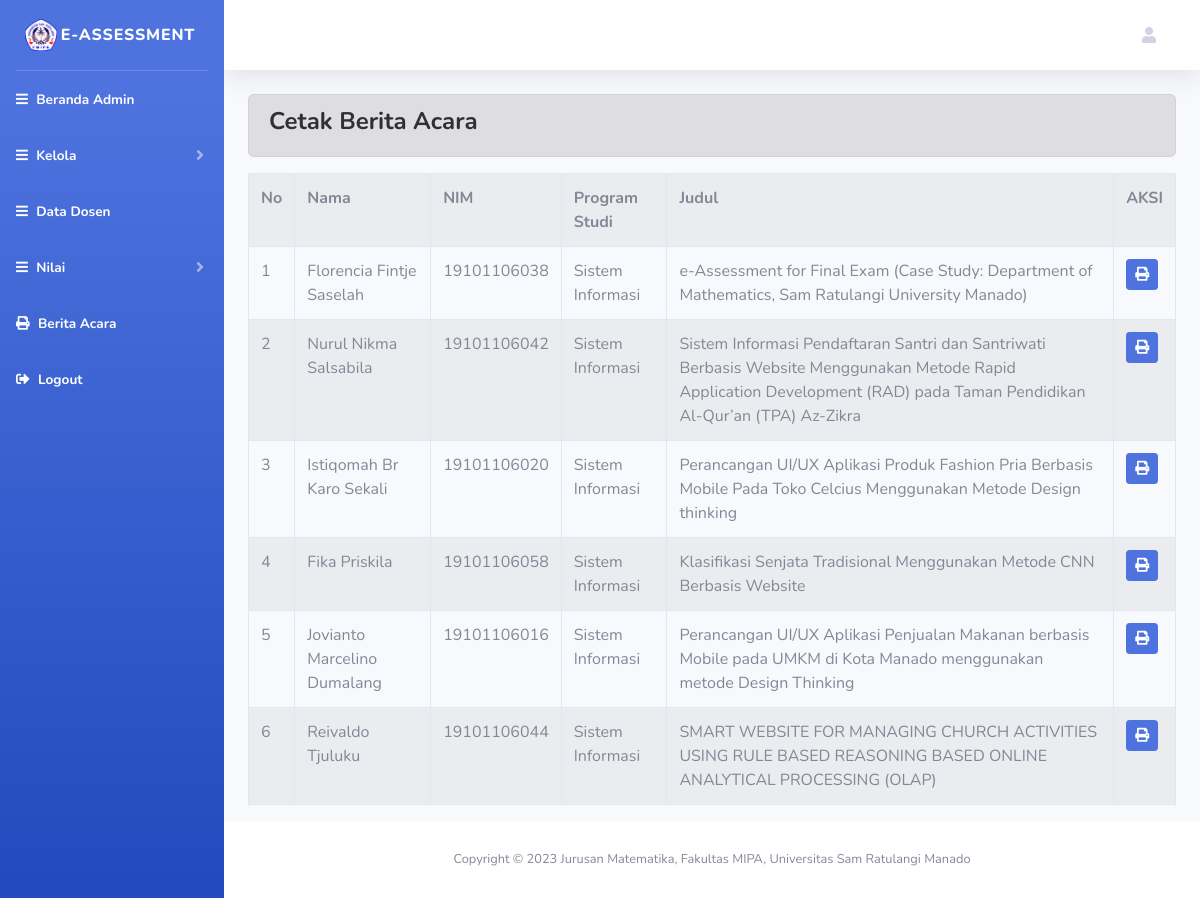
Page /index.php/administrator/berita_acara on the committed database.
### tables this page shows
CREATE TABLE `berita_acara` (
  `id_berita_acara` int(11) NOT NULL,
  `id_skripsi` int(11) NOT NULL,
  `nim` varchar(20) NOT NULL
);

CREATE TABLE `dfskripsi` (
  `id_skripsi` int(11) NOT NULL,
  `nama_mhs_skripsi` varchar(50) NOT NULL,
  `nim` varchar(20) NOT NULL,
  `prodi_skripsi` varchar(20) NOT NULL,
  `judul_skripsi` varchar(255) NOT NULL,
  `dospem1_skripsi` varchar(50) NOT NULL,
  `dospem2_skripsi` varchar(50) NOT NULL,
  `dosenuji1_skripsi` varchar(50) NOT NULL,
  `dosenuji2_skripsi` varchar(50) NOT NULL,
  `dosenuji3_skripsi` varchar(50) NOT NULL,
  `pengawas` varchar(50) NOT NULL,
  `sek_komisi` varchar(50) NOT NULL,
  `tgl_skripsi` date NOT NULL,
  `waktu_skripsi` time NOT NULL,
  `tempat_skripsi` varchar(30) NOT NULL,
  `nilai_semhas` int(11) NOT NULL
);

### application/controllers/administrator/berita_acara.php (called while the page is built, shortened)
<?php
class Berita_acara extends CI_Controller
{
    public function index()
    {
        $data['berita_acara'] = $this->berita_acara_model->tampil_data()->result();
        $this->load->view('templates_administrator/header');
        $this->load->view('templates_administrator/sidebar');
        $this->load->view('administrator/berita_acara', $data);
        $this->load->view('templates_administrator/footer');
    }
}

### index.php (called while the page is built, shortened)
<?php
require_once BASEPATH.'core/CodeIgniter.php';

### application/models/berita_acara_model.php (called while the page is built, shortened)
<?php
class Berita_acara_model extends CI_Model
{
    public function tampil_data()
    {
        $this->db->select('dfskripsi.nama_mhs_skripsi, dfskripsi.nim, dfskripsi.prodi_skripsi, dfskripsi.judul_skripsi, berita_acara.id_berita_acara');
        $this->db->from('berita_acara');
        $this->db->join('dfskripsi', 'dfskripsi.id_skripsi = berita_acara.id_skripsi');
        return $this->db->get();
    }
}

### application/views/administrator/berita_acara.php (the view)
<div class="container-fluid">
    <div class="alert alert-dark" role="alert">
        <h4> <strong>Cetak Berita Acara </strong> </h4>
    </div>
    <table class="table table-bordered table-striped table-hovered">
        <tr>
            <th>No</th>
            <th>Nama</th>
            <th>NIM</th>
            <th>Program Studi</th>
            <th>Judul</th>
            <th colspan="3">AKSI</th>
        </tr>
        <?php $no = 1;
        foreach ($berita_acara as $bac) : ?>
            <tr>
                <td><?php echo $no++ ?></td>
                <td><?php echo isset($bac->nama_mhs_skripsi) ? $bac->nama_mhs_skripsi : '' ?></td>
                <td><?php echo isset($bac->nim) ? $bac->nim : '' ?></td>
                <td><?php echo isset($bac->prodi_skripsi) ? $bac->prodi_skripsi : '' ?></td>
                <td><?php echo isset($bac->judul_skripsi) ? $bac->judul_skripsi : '' ?></td>
                <td>
                    <?php echo anchor(
                        'administrator/berita_acara/cetak/' . (isset($bac->id_berita_acara) ? $bac->id_berita_acara : ''),
                        '<div class="btn btn-sm btn-primary"><i class="fas fa-print"></i></div>'
                    ) ?>
                </td>
            </tr>
        <?php endforeach; ?>
    </table>
</div>

### application/views/templates_administrator/header.php (shortened to what this page needs)
<!DOCTYPE html>
<html lang="en">
<head>
    <link href="<?php echo base_url() ?>assets/vendor/fontawesome-free/css/all.min.css" rel="stylesheet" type="text/css">
    <link href="<?php echo base_url() ?>assets/css/sb-admin-2.min.css" rel="stylesheet">
</head>

### application/views/templates_administrator/sidebar.php (shortened to what this page needs)
<body id="page-top">
    <div id="wrapper">
        <ul class="navbar-nav bg-gradient-primary sidebar sidebar-dark accordion" id="accordionSidebar">
            <a class="sidebar-brand d-flex align-items-center justify-content-center">
                <div class="sidebar-brand-icon">
                    <img src="<?php echo base_url('assets/img/mipa.png'); ?>" style="width: 2em; height: 2em;">
                </div>
                <div class="sidebar-brand-text mx-1">e-Assessment</div>
            </a>
            <hr class="sidebar-divider my-0">
            <li class="nav-item active">
                <a class="nav-link" href="<?php echo base_url('administrator/dashboard_admin') ?>">
                    <i class="fas fa-solid fa-bars"></i>
                    <span>Beranda Admin</span></a>
            </li>
            <li class="nav-item active">
                <a class="nav-link collapsed" href="#" data-toggle="collapse" data-target="#collapseManage" aria-expanded="true" aria-controls="collapseManage">
                    <i class="fas fa-solid fa-bars"></i>
                    <span>Kelola</span>
                </a>
            </li>
            <li class="nav-item active">
                <a class="nav-link" href="<?php echo base_url('administrator/dosen') ?>">
                    <i class="fas fa-solid fa-bars"></i>
                    <span>Data Dosen</span></a>
            </li>
            <li class="nav-item active">
                <a class="nav-link collapsed" href="#" data-toggle="collapse" data-target="#collapseGrades" aria-expanded="true" aria-controls="collapseGrades">
                    <i class="fas fa-solid fa-bars"></i>
                    <span>Nilai</span>
                </a>
            </li>
            <li class="nav-item active">
                <a class="nav-link" href="<?php echo base_url('administrator/berita_acara') ?>">
                    <i class="fas fa-print"></i>
                    <span>Berita Acara</span></a>
            </li>
            <li class="nav-item active">
                <a class="nav-link" href="<?php echo base_url('administrator/auth/logout') ?>">
                    <i class="fas fa-sign-out-alt"></i>
                    <span>Logout</span></a>
            </li>
        </ul>
        <div id="content-wrapper" class="d-flex flex-column">
            <div id="content">
                <nav class="navbar navbar-expand navbar-light bg-white topbar mb-4 static-top shadow">
                    <ul class="navbar-nav ml-auto">
                        <li class="nav-item dropdown no-arrow">
                            <a class="nav-link dropdown-toggle" href="#" id="userDropdown" role="button" data-toggle="dropdown" aria-haspopup="true" aria-expanded="false">
                                <i class="fas fa-solid fa-user mr-2"></i>
                            </a>
                        </li>
                    </ul>
                </nav>

### application/views/templates_administrator/footer.php (shortened to what this page needs)
<footer class="sticky-footer bg-white">
  <div class="container my-auto">
    <div class="copyright text-center my-auto">
      <span>Copyright &copy; 2023 Jurusan Matematika, Fakultas MIPA, Universitas Sam Ratulangi Manado</span>
    </div>
  </div>
</footer>
</body>
</html>

### rows in the picture
berita_acara: id_skripsi.nama_mhs_skripsi "Florencia Fintje Saselah", id_skripsi.nim "19101106038", id_skripsi.prodi_skripsi "Sistem Informasi", id_skripsi.judul_skripsi "e-Assessment for Final Exam (Case Study: Department of Mathematics, Sam Ratulangi University Manado)"
berita_acara: id_skripsi.nama_mhs_skripsi "Nurul Nikma Salsabila", id_skripsi.nim "19101106042", id_skripsi.prodi_skripsi "Sistem Informasi", id_skripsi.judul_skripsi "Sistem Informasi Pendaftaran Santri dan Santriwati Berbasis Website Menggunakan Metode Rapid Application Development (RAD) pada Taman Pendidikan Al-Qur’an (TPA) Az-Zikra"
berita_acara: id_skripsi.nama_mhs_skripsi "Istiqomah Br Karo Sekali", id_skripsi.nim "19101106020", id_skripsi.prodi_skripsi "Sistem Informasi", id_skripsi.judul_skripsi "Perancangan UI/UX Aplikasi Produk Fashion Pria Berbasis Mobile Pada Toko Celcius Menggunakan Metode Design thinking"
berita_acara: id_skripsi.nama_mhs_skripsi "Fika Priskila", id_skripsi.nim "19101106058", id_skripsi.prodi_skripsi "Sistem Informasi", id_skripsi.judul_skripsi "Klasifikasi Senjata Tradisional Menggunakan Metode CNN Berbasis Website"
berita_acara: id_skripsi.nama_mhs_skripsi "Jovianto Marcelino Dumalang", id_skripsi.nim "19101106016", id_skripsi.prodi_skripsi "Sistem Informasi", id_skripsi.judul_skripsi "Perancangan UI/UX Aplikasi Penjualan Makanan berbasis Mobile pada UMKM di Kota Manado menggunakan metode Design Thinking"
berita_acara: id_skripsi.nama_mhs_skripsi "Reivaldo Tjuluku", id_skripsi.nim "19101106044", id_skripsi.prodi_skripsi "Sistem Informasi", id_skripsi.judul_skripsi "SMART WEBSITE FOR MANAGING CHURCH ACTIVITIES USING RULE BASED REASONING BASED ONLINE ANALYTICAL PROCESSING (OLAP)"
